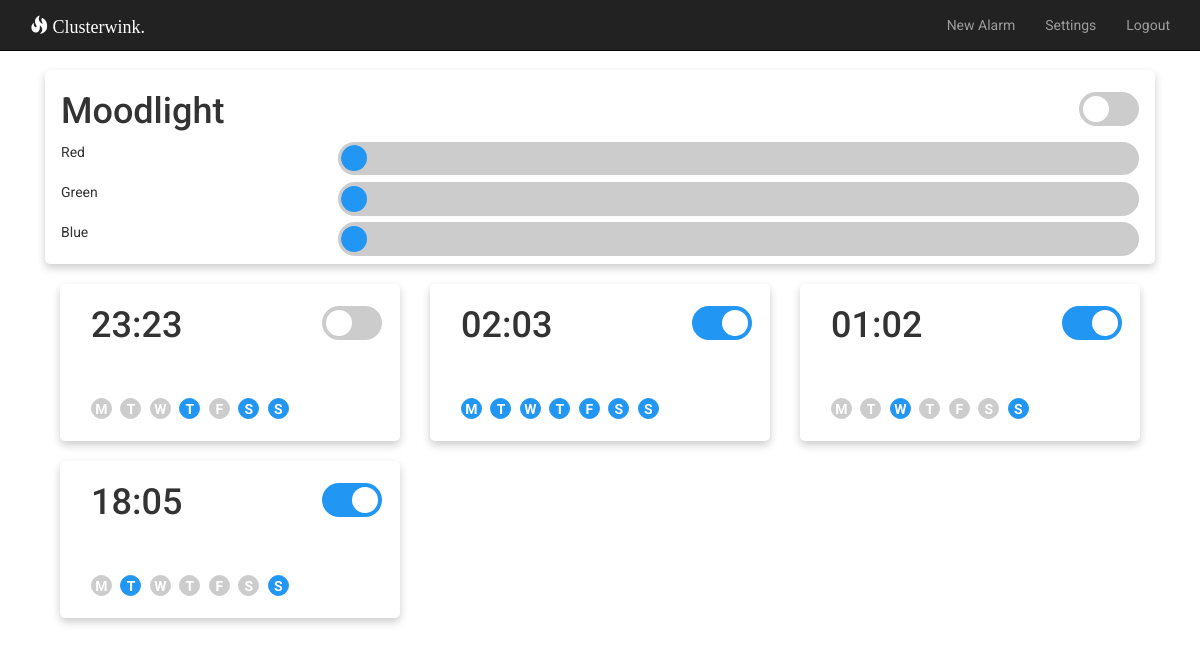
The app's page /index (signed in) with its own data.
### app/models.py (models this page shows, shortened)
class Alarm(db.Model):
	id = db.Column(db.Integer, primary_key=True)
	hour = db.Column(db.Integer, index=True)
	minute = db.Column(db.Integer, index=True)
	time = db.Column(db.Integer, index=True)
	active = db.Column(db.Boolean, default=True)
	repeat = db.Column(db.Boolean)
	label = db.Column(db.String(64))
	duration = db.Column(db.Integer)
	monday = db.Column(db.Boolean)
	tuesday = db.Column(db.Boolean)
	wednesday = db.Column(db.Boolean)
	thursday = db.Column(db.Boolean)
	friday = db.Column(db.Boolean)
	saturday = db.Column(db.Boolean)
	sunday = db.Column(db.Boolean)

### app/routes.py (the view)
@app.route('/')
@app.route('/index')
@login_required
def index():
	user = {'username': 'Lenny'}
	posts = [
		{
			'author': {'username': 'John'},
			'body': 'Beautiful day in Portland!'
		},
		{
			'author': {'username': 'Susan'},
			'body': 'The Avengers movie was so cool!'
		}
	]
	alarms = Alarm.query.all()
	return render_template('index.html', title='Home', posts=posts, alarms=alarms)

### app/models.py (called while the page is built)
@login.user_loader
def load_user(id):
	return User.query.get(int(id))

### app/templates/index.html (shortened to what this page needs)
{% extends "base.html" %}
{% block app_content %}
	<div class="col-lg-12">
		<div class="card">
				<div class="card-body" id="color-selector">
					<div class="row">
						<div class="col-xs-8 col-sm-9">
							<h1>Moodlight</h1>
						</div>
						<div class="col-xs-4 col-sm-3" align="right">
							<label class="switch">
								<span class="slider round"></span>
							</label>
						</div>
					</div>
					<div class="row">
						<div class="col-xs-3">Red</div>
						<div class="range-container col-xs-9"> <input type="range" min="0" max="255" value="0" id="red" onchange="set_color('Red', this.value)"></div>
					</div>
					<div class="row">
						<div class="col-xs-3">Green</div>
						<div class="range-container col-xs-9"> <input type="range" min="0" max="255" value="0" id="green" onchange="set_color('Green', this.value)"></div>
					</div>
					<div class="row">
						<div class="col-xs-3">Blue</div>
						<div class="range-container col-xs-9"> <input type="range" min="0" max="255" value="0" id="blue" onchange="set_color('Blue', this.value)"></div>
					</div>
				</div>
	</div>
	{% for alarm in alarms %}
		<div class="col-lg-4 col-sm-6 " id="{{alarm.id}}">
			<div class="card">
				<div class="card-body">
					<div data-toggle="collapse" data-target="#card_{{ alarm.id }}" class="col-xs-8 col-sm-9" >
						<h1 >{{ "%02d" % alarm.hour }}:{{ "%02d" % alarm.minute }}</h1>
					</div>
					<div class="col-xs-4 col-sm-3" align="right">
						<label class="switch">
							<span class="slider round"></span>
						</label>
					</div>
					<div class="col-xs-12 day-bar">
						<div class="day-checkbox">
								<label for="monday_{{ alarm.id }}">M</label>
						</div>
						<div class="day-checkbox">
								<label for="tuesday_{{ alarm.id }}">T</label>
						</div>
						<div class="day-checkbox">
								<label for="wednesday_{{ alarm.id }}">W</label>
						</div>
						<div class="day-checkbox">
								<label for="thursday_{{ alarm.id }}">T</label>
						</div>
						<div class="day-checkbox">
								<label for="friday_{{ alarm.id }}">F</label>
						</div>
						<div class="day-checkbox">
								<label for="saturday_{{ alarm.id }}">S</label>
						</div>
						<div class="day-checkbox">
								<label for="sunday_{{ alarm.id }}">S</label>
						</div>
					</div>
				</div>
			</div>
		</div>
	{% endfor %}
{% endblock %}

### app/templates/base.html (shortened to what this page needs)
{% extends 'bootstrap/base.html' %}
{% block styles %}
	{{super()}}
	<link rel=stylesheet href="{{ url_for('static', filename='style.css') }}">
{% endblock %}
{% block navbar %}
	<nav class="navbar navbar-inverse navbar-fixed-top">
		<div class="container">
			<div class="navbar-header">
				<a class="navbar-brand" id="page_title" href="{{ url_for('index') }}"><span class="glyphicon glyphicon-fire"></span> Clusterwink.</a>
			</div>
			<div class="collapse navbar-collapse" id="bs-example-navbar-collapse-1">
				<ul class="nav navbar-nav navbar-right">
					{% if current_user.is_anonymous %}
					{% else %}
					<li><a href="{{ url_for('new') }}">New Alarm</a></li>
					<li><a href="{{ url_for('settings') }}">Settings</a></li>
					<li><a href="{{ url_for('logout') }}">Logout</a></li>
					{% endif %}
				</ul>
			</div>
		</div>
	</nav>
{% endblock %}
{% block content %}
	<div class="container">
			{% block app_content %}{% endblock %}
	</div>
{% endblock %}

### app/static/style.css (style rules this page uses)
body { padding-top: 70px; font-family: 'Roboto', sans-serif; }
.navbar { border-radius: 0; }
#page_title { font-family: 'Playfair Display', serif; }
.card { position: relative; display: flex; flex-direction: column; min-width: 0; word-wrap: break-word; background-color: white; background-clip: border-box; box-shadow: 0 4px 8px 0 rgba(0,0,0,0.2); transition: 0.3s; margin-bottom: 20px; border-radius: 5px; }
.card-body { padding: 2px 16px; }
.navbar-inverse .navbar-brand { color: white; }
.switch { position: relative; display: inline-block; min-width: 60px; min-height: 34px; margin-top: 20px; max-height: 54px; }
.slider { position: absolute; cursor: pointer; top: 0; left: 0; right: 0; bottom: 0; background-color: #ccc; -webkit-transition: .4s; transition: .4s; height: 34px; }
.slider:before { position: absolute; content: ""; height: 26px; width: 26px; left: 4px; bottom: 4px; background-color: white; -webkit-transition: .4s; transition: .4s; }
input:checked + .slider { background-color: #2196F3; }
input:checked + .slider:before { -webkit-transform: translateX(26px); -ms-transform: translateX(26px); transform: translateX(26px); }
.slider.round { border-radius: 34px; }
.slider.round:before { border-radius: 50%; }
.day-checkbox { position:relative; display: inline-block; width: 1.5em; margin-right: 5px; }
.day-checkbox label { background-color: #ccc; border: 1px solid #ccc; border-radius: 50%; text-align: center; width: 1.5em; height: 1.5em; display: inline-block; color: white; margin-top: 20px; margin-bottom: 20px; -webkit-transition: .4s; transition: .4s; }
.day-checkbox input[type="checkbox"]:checked + label { background-color: #2196F3; border-color: #2196F3; }
.day-checkbox input[type="checkbox"]:not(:checked) + label { background-color: #ccc; }
.range-container input { -webkit-appearance: none; width: 100%; height: 26px; margin: 10px 50px; background: #ccc; background-size: 150px 10px; background-position: center; background-repeat: no-repeat; overflow: hidden; outline: none; zoom: 130%; display: block; margin: auto; margin-bottom: 5px; border-radius: 17px; border: 3px solid #ccc; }

### records on screen
Alarm: hour "23", minute "23"
Alarm: hour "02", minute "03"
Alarm: hour "01", minute "02"
Alarm: hour "18", minute "05"
